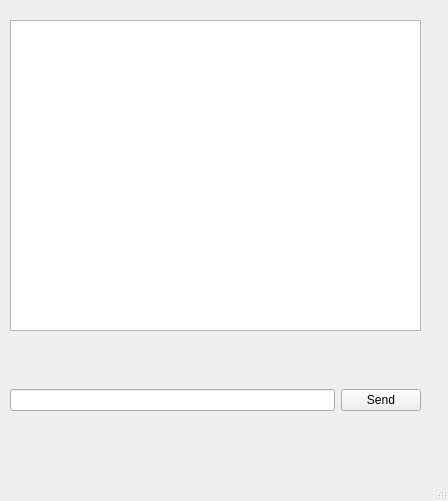
<?xml version="1.0" encoding="UTF-8"?>
<ui version="4.0">
 <class>MainWindow</class>
 <widget class="QMainWindow" name="MainWindow">
  <property name="geometry">
   <rect>
    <x>0</x>
    <y>0</y>
    <width>448</width>
    <height>501</height>
   </rect>
  </property>
  <property name="windowTitle">
   <string>MainWindow</string>
  </property>
  <widget class="QWidget" name="centralwidget">
   <widget class="QWidget" name="verticalLayoutWidget">
    <property name="geometry">
     <rect>
      <x>10</x>
      <y>20</y>
      <width>411</width>
      <height>311</height>
     </rect>
    </property>
    <layout class="QVBoxLayout" name="verticalLayout">
     <item>
      <widget class="QTextBrowser" name="textBrowser"/>
     </item>
    </layout>
   </widget>
   <widget class="QWidget" name="horizontalLayoutWidget_2">
    <property name="geometry">
     <rect>
      <x>10</x>
      <y>350</y>
      <width>411</width>
      <height>101</height>
     </rect>
    </property>
    <layout class="QHBoxLayout" name="horizontalLayout_2">
     <item>
      <layout class="QHBoxLayout" name="horizontalLayout_3">
       <item>
        <layout class="QHBoxLayout" name="horizontalLayout">
         <item>
          <widget class="QLineEdit" name="lineEdit"/>
         </item>
        </layout>
       </item>
      </layout>
     </item>
     <item>
      <widget class="QPushButton" name="pushButton">
       <property name="text">
        <string>Send</string>
       </property>
      </widget>
     </item>
    </layout>
   </widget>
  </widget>
  <widget class="QMenuBar" name="menubar">
   <property name="geometry">
    <rect>
     <x>0</x>
     <y>0</y>
     <width>448</width>
     <height>22</height>
    </rect>
   </property>
  </widget>
  <widget class="QStatusBar" name="statusbar"/>
 </widget>
 <resources/>
 <connections/>
</ui>
